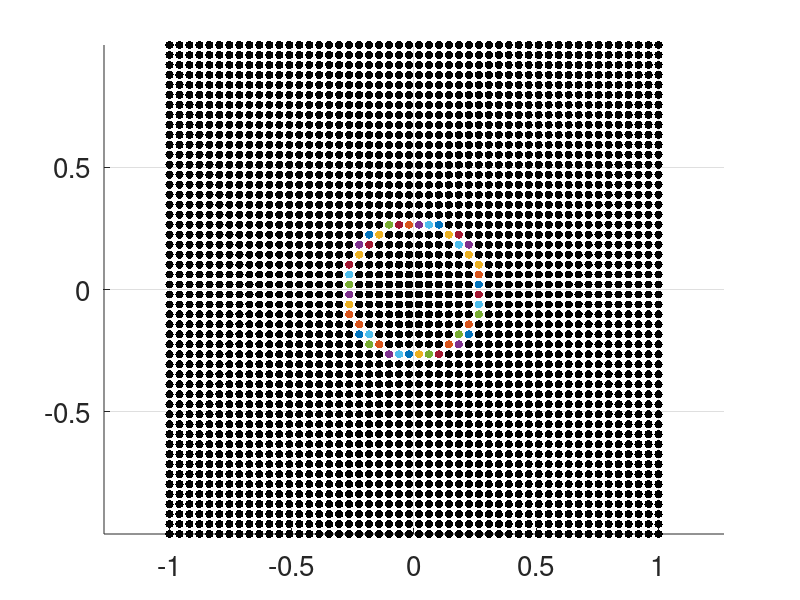

MATLAB code for this plot:
clc; clear all; close all;


lambda = 1; 
shellsize = lambda;      %temporary space to carve out the dielectric shell
N = 50;                 %number of pixels in which space is broken
x1    = linspace(-shellsize,shellsize,N);   %x-space of square space
y1    = linspace(-shellsize,shellsize,N);   %y-space of square space
[X Y] = meshgrid(x1,y1);
X     = reshape(X,[(N)^2,1]);           %to generate the coordinate system
Y     = reshape(Y,[(N)^2,1]);           %to generate the coordinate system

%plotting the square space
 scatter(X,Y,'k','filled');
 hold on; grid on; axis('equal','tight');

%carving out dielectric shell from the square space generated by X and Y
t = 0;      %temporary variable to hold index 
for m = 1:(N)^2
    if ((X(m)^2 + Y(m)^2) <= (0.3*lambda)^2) && ((X(m)^2 + Y(m)^2) >= (0.25*lambda)^2)
       t = t + 1; 
       X1(t) = X(m);
       Y1(t) = Y(m);
    end
end


%plotting the dielectric shell
for i = 1:length(X1)
    scatter(X1(i),Y1(i),'red','filled');
    pause(1)
end
set(gca,'fontsize',20) 